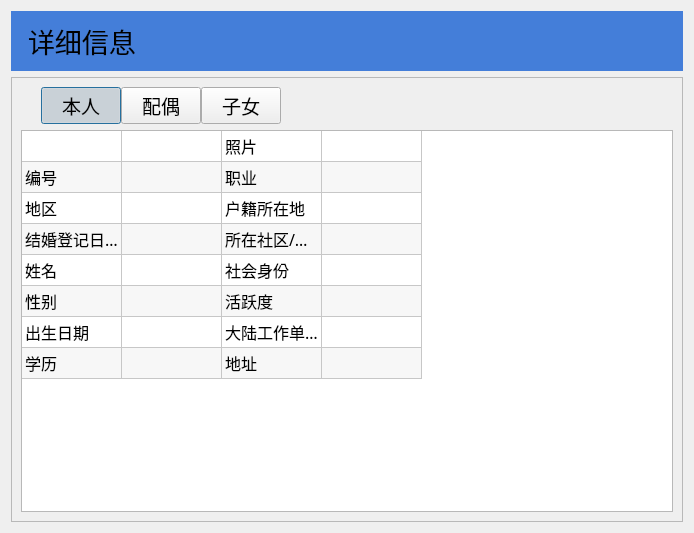
<?xml version="1.0" encoding="UTF-8"?>
<ui version="4.0">
 <class>Dialog</class>
 <widget class="QDialog" name="Dialog">
  <property name="geometry">
   <rect>
    <x>0</x>
    <y>0</y>
    <width>694</width>
    <height>533</height>
   </rect>
  </property>
  <property name="font">
   <font>
    <family>SimHei</family>
    <pointsize>14</pointsize>
   </font>
  </property>
  <property name="windowTitle">
   <string>详细信息</string>
  </property>
  <layout class="QVBoxLayout" name="verticalLayout">
   <item>
    <widget class="QLabel" name="label">
     <property name="font">
      <font>
       <family>SimHei</family>
       <pointsize>20</pointsize>
      </font>
     </property>
     <property name="styleSheet">
      <string notr="true">background-color: rgb(68, 126, 217);
padding: 10px</string>
     </property>
     <property name="text">
      <string>详细信息</string>
     </property>
    </widget>
   </item>
   <item>
    <widget class="QFrame" name="frame">
     <property name="frameShape">
      <enum>QFrame::StyledPanel</enum>
     </property>
     <property name="frameShadow">
      <enum>QFrame::Plain</enum>
     </property>
     <layout class="QVBoxLayout" name="verticalLayout_2">
      <item>
       <layout class="QHBoxLayout" name="horizontalLayout">
        <property name="spacing">
         <number>0</number>
        </property>
        <property name="leftMargin">
         <number>20</number>
        </property>
        <item>
         <widget class="QPushButton" name="button_self">
          <property name="text">
           <string>本人</string>
          </property>
          <property name="checkable">
           <bool>true</bool>
          </property>
          <property name="checked">
           <bool>true</bool>
          </property>
          <attribute name="buttonGroup">
           <string notr="true">buttonGroup</string>
          </attribute>
         </widget>
        </item>
        <item>
         <widget class="QPushButton" name="button_couple">
          <property name="text">
           <string>配偶</string>
          </property>
          <property name="checkable">
           <bool>true</bool>
          </property>
          <attribute name="buttonGroup">
           <string notr="true">buttonGroup</string>
          </attribute>
         </widget>
        </item>
        <item>
         <widget class="QPushButton" name="button_children">
          <property name="text">
           <string>子女</string>
          </property>
          <property name="checkable">
           <bool>true</bool>
          </property>
          <attribute name="buttonGroup">
           <string notr="true">buttonGroup</string>
          </attribute>
         </widget>
        </item>
        <item>
         <spacer name="horizontalSpacer">
          <property name="orientation">
           <enum>Qt::Horizontal</enum>
          </property>
          <property name="sizeHint" stdset="0">
           <size>
            <width>40</width>
            <height>20</height>
           </size>
          </property>
         </spacer>
        </item>
       </layout>
      </item>
      <item>
       <widget class="QTableWidget" name="tableWidget">
        <property name="font">
         <font>
          <family>SimHei</family>
          <pointsize>12</pointsize>
         </font>
        </property>
        <property name="verticalScrollBarPolicy">
         <enum>Qt::ScrollBarAlwaysOff</enum>
        </property>
        <property name="horizontalScrollBarPolicy">
         <enum>Qt::ScrollBarAlwaysOff</enum>
        </property>
        <property name="alternatingRowColors">
         <bool>true</bool>
        </property>
        <attribute name="horizontalHeaderVisible">
         <bool>false</bool>
        </attribute>
        <attribute name="verticalHeaderVisible">
         <bool>false</bool>
        </attribute>
        <row>
         <property name="text">
          <string>New Row</string>
         </property>
        </row>
        <row>
         <property name="text">
          <string>New Row</string>
         </property>
        </row>
        <row>
         <property name="text">
          <string>New Row</string>
         </property>
        </row>
        <row>
         <property name="text">
          <string>New Row</string>
         </property>
        </row>
        <row>
         <property name="text">
          <string>New Row</string>
         </property>
        </row>
        <row>
         <property name="text">
          <string>New Row</string>
         </property>
        </row>
        <row>
         <property name="text">
          <string>New Row</string>
         </property>
        </row>
        <row>
         <property name="text">
          <string>New Row</string>
         </property>
        </row>
        <column>
         <property name="text">
          <string>New Column</string>
         </property>
        </column>
        <column>
         <property name="text">
          <string>New Column</string>
         </property>
        </column>
        <column>
         <property name="text">
          <string>New Column</string>
         </property>
        </column>
        <column>
         <property name="text">
          <string>New Column</string>
         </property>
        </column>
        <item row="0" column="2">
         <property name="text">
          <string>照片</string>
         </property>
        </item>
        <item row="1" column="0">
         <property name="text">
          <string>编号</string>
         </property>
        </item>
        <item row="1" column="1">
         <property name="text">
          <string/>
         </property>
        </item>
        <item row="1" column="2">
         <property name="text">
          <string>职业</string>
         </property>
        </item>
        <item row="2" column="0">
         <property name="text">
          <string>地区</string>
         </property>
        </item>
        <item row="2" column="2">
         <property name="text">
          <string>户籍所在地</string>
         </property>
        </item>
        <item row="3" column="0">
         <property name="text">
          <string>结婚登记日期</string>
         </property>
        </item>
        <item row="3" column="2">
         <property name="text">
          <string>所在社区/镇村</string>
         </property>
        </item>
        <item row="4" column="0">
         <property name="text">
          <string>姓名</string>
         </property>
        </item>
        <item row="4" column="2">
         <property name="text">
          <string>社会身份</string>
         </property>
        </item>
        <item row="5" column="0">
         <property name="text">
          <string>性别</string>
         </property>
        </item>
        <item row="5" column="2">
         <property name="text">
          <string>活跃度</string>
         </property>
        </item>
        <item row="6" column="0">
         <property name="text">
          <string>出生日期</string>
         </property>
        </item>
        <item row="6" column="2">
         <property name="text">
          <string>大陆工作单位</string>
         </property>
        </item>
        <item row="7" column="0">
         <property name="text">
          <string>学历</string>
         </property>
        </item>
        <item row="7" column="2">
         <property name="text">
          <string>地址</string>
         </property>
        </item>
       </widget>
      </item>
     </layout>
    </widget>
   </item>
  </layout>
 </widget>
 <resources/>
 <connections/>
 <buttongroups>
  <buttongroup name="buttonGroup"/>
 </buttongroups>
</ui>
